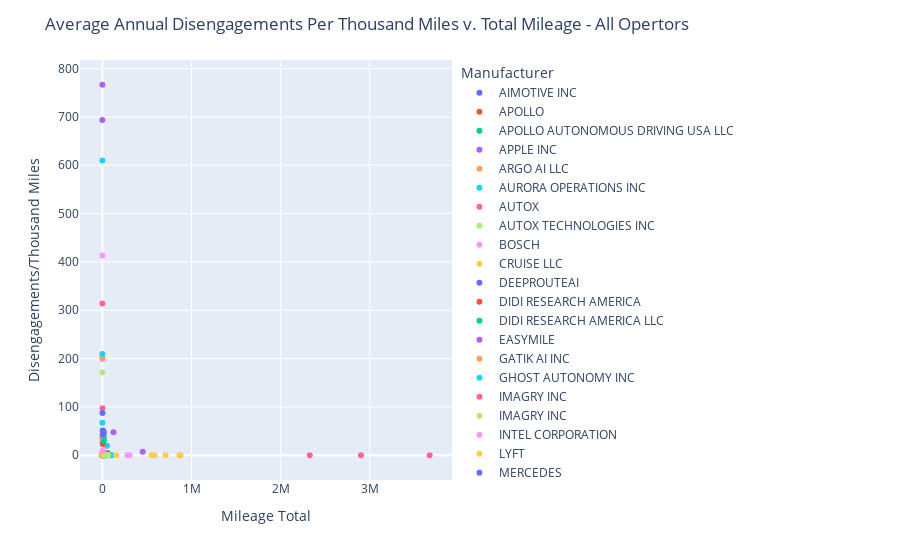
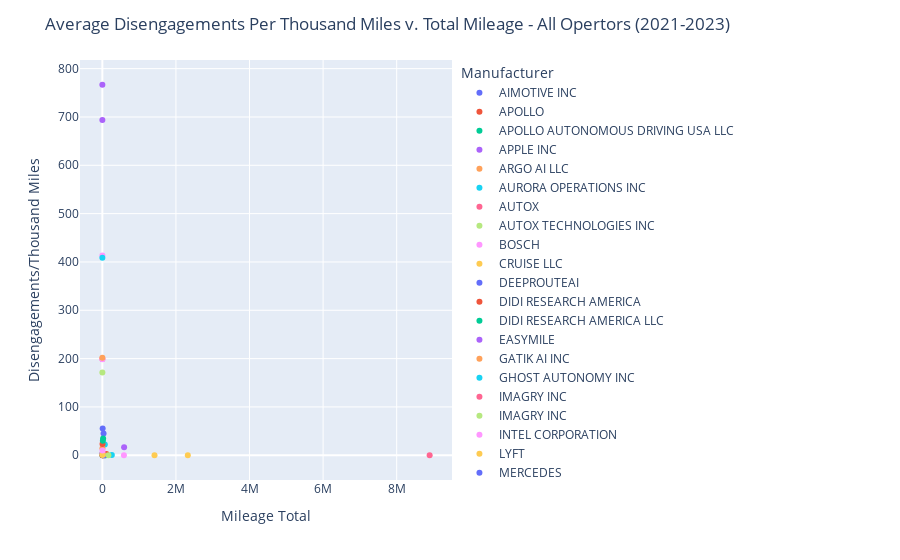

The notebook cell these images were saved under, in order:
### Code cell
### Graphing RATE of dsengagements against total miles
fig = px.scatter(dptm, x="Mileage Total", y="Disengagements/Thousand Miles", color="Manufacturer")
fig.update_layout(title='Average Annual Disengagements Per Thousand Miles v. Total Mileage - All Opertors')
fig.show()

fig = px.scatter(dptm_total, x="Mileage Total", y="Disengagements/Thousand Miles", color="Manufacturer")
fig.update_layout(title='Average Disengagements Per Thousand Miles v. Total Mileage - All Opertors (2021-2023)')

fig.show()

### Figure 1 — Plotly figure (JSON) as saved in the notebook; plotly's stock layout.template omitted (floating-point values rounded to 4 significant figures)
{"data": [{"hovertemplate": "Manufacturer=AIMOTIVE INC<br>Mileage Total=%{x}<br>Disengagements/Thousand Miles=%{y}<extra></extra>", "legendgroup": "AIMOTIVE INC", "marker": {"color": "#636efa", "symbol": "circle"}, "mode": "markers", "name": "AIMOTIVE INC", "orientation": "v", "showlegend": true, "type": "scatter", "x": [2976, 15215, 14880.0], "xaxis": "x", "y": [35.62, 44.69, 47.59], "yaxis": "y"}, {"hovertemplate": "Manufacturer=APOLLO<br>Mileage Total=%{x}<br>Disengagements/Thousand Miles=%{y}<extra></extra>", "legendgroup": "APOLLO", "marker": {"color": "#EF553B", "symbol": "circle"}, "mode": "markers", "name": "APOLLO", "orientation": "v", "showlegend": true, "type": "scatter", "x": [15310.0], "xaxis": "x", "y": [0.1959], "yaxis": "y"}, {"hovertemplate": "Manufacturer=APOLLO AUTONOMOUS DRIVING USA LLC<br>Mileage Total=%{x}<br>Disengagements/Thousand Miles=%{y}<extra></extra>", "legendgroup": "APOLLO AUTONOMOUS DRIVING USA LLC", "marker": {"color": "#00cc96", "symbol": "circle"}, "mode": "markers", "name": "APOLLO AUTONOMOUS DRIVING USA LLC", "orientation": "v", "showlegend": true, "type": "scatter", "x": [1468.0, 2477], "xaxis": "x", "y": [0.6814, 0], "yaxis": "y"}, {"hovertemplate": "Manufacturer=APPLE INC<br>Mileage Total=%{x}<br>Disengagements/Thousand Miles=%{y}<extra></extra>", "legendgroup": "APPLE INC", "marker": {"color": "#ab63fa", "symbol": "circle"}, "mode": "markers", "name": "APPLE INC", "orientation": "v", "showlegend": true, "type": "scatter", "x": [13272, 125100.0, 452700.0], "xaxis": "x", "y": [49.95, 47.82, 7.055], "yaxis": "y"}, {"hovertemplate": "Manufacturer=ARGO AI LLC<br>Mileage Total=%{x}<br>Disengagements/Thousand Miles=%{y}<extra></extra>", "legendgroup": "ARGO AI LLC", "marker": {"color": "#FFA15A", "symbol": "circle"}, "mode": "markers", "name": "ARGO AI LLC", "orientation": "v", "showlegend": true, "type": "scatter", "x": [36730.0, 18640.0], "xaxis": "x", "y": [0.02722, 0.05365], "yaxis": "y"}, {"hovertemplate": "Manufacturer=AURORA OPERATIONS INC<br>Mileage Total=%{x}<br>Disengagements/Thousand Miles=%{y}<extra></extra>", "legendgroup": "AURORA OPERATIONS INC", "marker": {"color": "#19d3f3", "symbol": "circle"}, "mode": "markers", "name": "AURORA OPERATIONS INC", "orientation": "v", "showlegend": true, "type": "scatter", "x": [12650.0, 25.86, 700.3], "xaxis": "x", "y": [0.7116, 0, 67.12], "yaxis": "y"}, {"hovertemplate": "Manufacturer=AUTOX<br>Mileage Total=%{x}<br>Disengagements/Thousand Miles=%{y}<extra></extra>", "legendgroup": "AUTOX", "marker": {"color": "#FF6692", "symbol": "circle"}, "mode": "markers", "name": "AUTOX", "orientation": "v", "showlegend": true, "type": "scatter", "x": [7870], "xaxis": "x", "y": [0], "yaxis": "y"}, {"hovertemplate": "Manufacturer=AUTOX TECHNOLOGIES INC<br>Mileage Total=%{x}<br>Disengagements/Thousand Miles=%{y}<extra></extra>", "legendgroup": "AUTOX TECHNOLOGIES INC", "marker": {"color": "#B6E880", "symbol": "circle"}, "mode": "markers", "name": "AUTOX TECHNOLOGIES INC", "orientation": "v", "showlegend": true, "type": "scatter", "x": [50108, 49314], "xaxis": "x", "y": [0.01996, 0.02028], "yaxis": "y"}, {"hovertemplate": "Manufacturer=BOSCH<br>Mileage Total=%{x}<br>Disengagements/Thousand Miles=%{y}<extra></extra>", "legendgroup": "BOSCH", "marker": {"color": "#FF97FF", "symbol": "circle"}, "mode": "markers", "name": "BOSCH", "orientation": "v", "showlegend": true, "type": "scatter", "x": [759.3], "xaxis": "x", "y": [413.5], "yaxis": "y"}, {"hovertemplate": "Manufacturer=CRUISE LLC<br>Mileage Total=%{x}<br>Disengagements/Thousand Miles=%{y}<extra></extra>", "legendgroup": "CRUISE LLC", "marker": {"color": "#FECB52", "symbol": "circle"}, "mode": "markers", "name": "CRUISE LLC", "orientation": "v", "showlegend": true, "type": "scatter", "x": [876100.0, 863100.0, 583600.0], "xaxis": "x", "y": [0.02397, 0.01043, 0], "yaxis": "y"}, {"hovertemplate": "Manufacturer=DEEPROUTEAI<br>Mileage Total=%{x}<br>Disengagements/Thousand Miles=%{y}<extra></extra>", "legendgroup": "DEEPROUTEAI", "marker": {"color": "#636efa", "symbol": "circle"}, "mode": "markers", "name": "DEEPROUTEAI", "orientation": "v", "showlegend": true, "type": "scatter", "x": [30872, 761], "xaxis": "x", "y": [0.06478, 0], "yaxis": "y"}, {"hovertemplate": "Manufacturer=DIDI RESEARCH AMERICA<br>Mileage Total=%{x}<br>Disengagements/Thousand Miles=%{y}<extra></extra>", "legendgroup": "DIDI RESEARCH AMERICA", "marker": {"color": "#EF553B", "symbol": "circle"}, "mode": "markers", "name": "DIDI RESEARCH AMERICA", "orientation": "v", "showlegend": true, "type": "scatter", "x": [4004.0], "xaxis": "x", "y": [0.2497], "yaxis": "y"}, {"hovertemplate": "Manufacturer=DIDI RESEARCH AMERICA LLC<br>Mileage Total=%{x}<br>Disengagements/Thousand Miles=%{y}<extra></extra>", "legendgroup": "DIDI RESEARCH AMERICA LLC", "marker": {"color": "#00cc96", "symbol": "circle"}, "mode": "markers", "name": "DIDI RESEARCH AMERICA LLC", "orientation": "v", "showlegend": true, "type": "scatter", "x": [40740.0, 38270.0], "xaxis": "x", "y": [0.02454, 0.05227], "yaxis": "y"}, {"hovertemplate": "Manufacturer=EASYMILE<br>Mileage Total=%{x}<br>Disengagements/Thousand Miles=%{y}<extra></extra>", "legendgroup": "EASYMILE", "marker": {"color": "#ab63fa", "symbol": "circle"}, "mode": "markers", "name": "EASYMILE", "orientation": "v", "showlegend": true, "type": "scatter", "x": [320], "xaxis": "x", "y": [693.8], "yaxis": "y"}, {"hovertemplate": "Manufacturer=GATIK AI INC<br>Mileage Total=%{x}<br>Disengagements/Thousand Miles=%{y}<extra></extra>", "legendgroup": "GATIK AI INC", "marker": {"color": "#FFA15A", "symbol": "circle"}, "mode": "markers", "name": "GATIK AI INC", "orientation": "v", "showlegend": true, "type": "scatter", "x": [1924, 1016, 634], "xaxis": "x", "y": [3.119, 2.953, 3.155], "yaxis": "y"}, {"hovertemplate": "Manufacturer=GHOST AUTONOMY INC<br>Mileage Total=%{x}<br>Disengagements/Thousand Miles=%{y}<extra></extra>", "legendgroup": "GHOST AUTONOMY INC", "marker": {"color": "#19d3f3", "symbol": "circle"}, "mode": "markers", "name": "GHOST AUTONOMY INC", "orientation": "v", "showlegend": true, "type": "scatter", "x": [14560.0, 52770.0], "xaxis": "x", "y": [30.77, 19.59], "yaxis": "y"}, {"hovertemplate": "Manufacturer=IMAGRY INC<br>Mileage Total=%{x}<br>Disengagements/Thousand Miles=%{y}<extra></extra>", "legendgroup": "IMAGRY INC", "marker": {"color": "#FF6692", "symbol": "circle"}, "mode": "markers", "name": "IMAGRY INC", "orientation": "v", "showlegend": true, "type": "scatter", "x": [731.2, 650.1], "xaxis": "x", "y": [97.09, 313.8], "yaxis": "y"}, {"hovertemplate": "Manufacturer=IMAGRY INC <br>Mileage Total=%{x}<br>Disengagements/Thousand Miles=%{y}<extra></extra>", "legendgroup": "IMAGRY INC ", "marker": {"color": "#B6E880", "symbol": "circle"}, "mode": "markers", "name": "IMAGRY INC ", "orientation": "v", "showlegend": true, "type": "scatter", "x": [723.6], "xaxis": "x", "y": [171.4], "yaxis": "y"}, {"hovertemplate": "Manufacturer=INTEL CORPORATION<br>Mileage Total=%{x}<br>Disengagements/Thousand Miles=%{y}<extra></extra>", "legendgroup": "INTEL CORPORATION", "marker": {"color": "#FF97FF", "symbol": "circle"}, "mode": "markers", "name": "INTEL CORPORATION", "orientation": "v", "showlegend": true, "type": "scatter", "x": [781], "xaxis": "x", "y": [198.5], "yaxis": "y"}, {"hovertemplate": "Manufacturer=LYFT<br>Mileage Total=%{x}<br>Disengagements/Thousand Miles=%{y}<extra></extra>", "legendgroup": "LYFT", "marker": {"color": "#FECB52", "symbol": "circle"}, "mode": "markers", "name": "LYFT", "orientation": "v", "showlegend": true, "type": "scatter", "x": [11200.0], "xaxis": "x", "y": [2.054], "yaxis": "y"}, {"hovertemplate": "Manufacturer=MERCEDES<br>Mileage Total=%{x}<br>Disengagements/Thousand Miles=%{y}<extra></extra>", "legendgroup": "MERCEDES", "marker": {"color": "#636efa", "symbol": "circle"}, "mode": "markers", "name": "MERCEDES", "orientation": "v", "showlegend": true, "type": "scatter", "x": [58340.0], "xaxis": "x", "y": [0], "yaxis": "y"}, {"hovertemplate": "Manufacturer=MERCEDES-BENZ RESEARCH & DEVELOPMENT NORTH AMERICA INC<br>Mileage Total=%{x}<br>Disengagements/Thousand Miles=%{y}<extra></extra>", "legendgroup": "MERCEDES-BENZ RESEARCH & DEVELOPMENT NORTH AMERICA INC", "marker": {"color": "#EF553B", "symbol": "circle"}, "mode": "markers", "name": "MERCEDES-BENZ RESEARCH & DEVELOPMENT NORTH AMERICA INC", "orientation": "v", "showlegend": true, "type": "scatter", "x": [58613, 52980.0], "xaxis": "x", "y": [4.641, 0.7173], "yaxis": "y"}, {"hovertemplate": "Manufacturer=MOTIONAL AD INC<br>Mileage Total=%{x}<br>Disengagements/Thousand Miles=%{y}<extra></extra>", "legendgroup": "MOTIONAL AD INC", "marker": {"color": "#00cc96", "symbol": "circle"}, "mode": "markers", "name": "MOTIONAL AD INC", "orientation": "v", "showlegend": true, "type": "scatter", "x": [4939.0, 16210.0], "xaxis": "x", "y": [27.33, 36.57], "yaxis": "y"}, {"hovertemplate": "Manufacturer=NISSAN<br>Mileage Total=%{x}<br>Disengagements/Thousand Miles=%{y}<extra></extra>", "legendgroup": "NISSAN", "marker": {"color": "#ab63fa", "symbol": "circle"}, "mode": "markers", "name": "NISSAN", "orientation": "v", "showlegend": true, "type": "scatter", "x": [4825], "xaxis": "x", "y": [3.523], "yaxis": "y"}, {"hovertemplate": "Manufacturer=NISSAN NORTH AMERICA INC DBA ALLIANCE INNOVATION LAB<br>Mileage Total=%{x}<br>Disengagements/Thousand Miles=%{y}<extra></extra>", "legendgroup": "NISSAN NORTH AMERICA INC DBA ALLIANCE INNOVATION LAB", "marker": {"color": "#FFA15A", "symbol": "circle"}, "mode": "markers", "name": "NISSAN NORTH AMERICA INC DBA ALLIANCE INNOVATION LAB", "orientation": "v", "showlegend": true, "type": "scatter", "x": [508, 1194.0], "xaxis": "x", "y": [33.46, 6.699], "yaxis": "y"}, {"hovertemplate": "Manufacturer=NURO INC<br>Mileage Total=%{x}<br>Disengagements/Thousand Miles=%{y}<extra></extra>", "legendgroup": "NURO INC", "marker": {"color": "#19d3f3", "symbol": "circle"}, "mode": "markers", "name": "NURO INC", "orientation": "v", "showlegend": true, "type": "scatter", "x": [59100.0, 94980.0, 104000.0], "xaxis": "x", "y": [0.3892, 0.1579, 0.4519], "yaxis": "y"}, {"hovertemplate": "Manufacturer=NVIDIA<br>Mileage Total=%{x}<br>Disengagements/Thousand Miles=%{y}<extra></extra>", "legendgroup": "NVIDIA", "marker": {"color": "#FF6692", "symbol": "circle"}, "mode": "markers", "name": "NVIDIA", "orientation": "v", "showlegend": true, "type": "scatter", "x": [28004], "xaxis": "x", "y": [2.928], "yaxis": "y"}, {"hovertemplate": "Manufacturer=NVIDIA CORPORATION<br>Mileage Total=%{x}<br>Disengagements/Thousand Miles=%{y}<extra></extra>", "legendgroup": "NVIDIA CORPORATION", "marker": {"color": "#B6E880", "symbol": "circle"}, "mode": "markers", "name": "NVIDIA CORPORATION", "orientation": "v", "showlegend": true, "type": "scatter", "x": [7169.0], "xaxis": "x", "y": [0.9764], "yaxis": "y"}, {"hovertemplate": "Manufacturer=PONYAI INC<br>Mileage Total=%{x}<br>Disengagements/Thousand Miles=%{y}<extra></extra>", "legendgroup": "PONYAI INC", "marker": {"color": "#FF97FF", "symbol": "circle"}, "mode": "markers", "name": "PONYAI INC", "orientation": "v", "showlegend": true, "type": "scatter", "x": [305600.0, 280412], "xaxis": "x", "y": [0.06871, 0.07132], "yaxis": "y"}, {"hovertemplate": "Manufacturer=QCRAFT INC<br>Mileage Total=%{x}<br>Disengagements/Thousand Miles=%{y}<extra></extra>", "legendgroup": "QCRAFT INC", "marker": {"color": "#FECB52", "symbol": "circle"}, "mode": "markers", "name": "QCRAFT INC", "orientation": "v", "showlegend": true, "type": "scatter", "x": [6320, 2589], "xaxis": "x", "y": [0.7911, 1.159], "yaxis": "y"}, {"hovertemplate": "Manufacturer=QUALCOMM TECHNOLOGIES INC<br>Mileage Total=%{x}<br>Disengagements/Thousand Miles=%{y}<extra></extra>", "legendgroup": "QUALCOMM TECHNOLOGIES INC", "marker": {"color": "#636efa", "symbol": "circle"}, "mode": "markers", "name": "QUALCOMM TECHNOLOGIES INC", "orientation": "v", "showlegend": true, "type": "scatter", "x": [1635, 3017, 3837], "xaxis": "x", "y": [87.46, 42.43, 51.34], "yaxis": "y"}, {"hovertemplate": "Manufacturer=TOYOTA RESEARCH INSTITUTE<br>Mileage Total=%{x}<br>Disengagements/Thousand Miles=%{y}<extra></extra>", "legendgroup": "TOYOTA RESEARCH INSTITUTE", "marker": {"color": "#EF553B", "symbol": "circle"}, "mode": "markers", "name": "TOYOTA RESEARCH INSTITUTE", "orientation": "v", "showlegend": true, "type": "scatter", "x": [4774], "xaxis": "x", "y": [23.46], "yaxis": "y"}, {"hovertemplate": "Manufacturer=TOYOTA RESEARCH INSTITUTE INC<br>Mileage Total=%{x}<br>Disengagements/Thousand Miles=%{y}<extra></extra>", "legendgroup": "TOYOTA RESEARCH INSTITUTE INC", "marker": {"color": "#00cc96", "symbol": "circle"}, "mode": "markers", "name": "TOYOTA RESEARCH INSTITUTE INC", "orientation": "v", "showlegend": true, "type": "scatter", "x": [13959], "xaxis": "x", "y": [30.02], "yaxis": "y"}, {"hovertemplate": "Manufacturer=UDELV INC<br>Mileage Total=%{x}<br>Disengagements/Thousand Miles=%{y}<extra></extra>", "legendgroup": "UDELV INC", "marker": {"color": "#ab63fa", "symbol": "circle"}, "mode": "markers", "name": "UDELV INC", "orientation": "v", "showlegend": true, "type": "scatter", "x": [60], "xaxis": "x", "y": [766.7], "yaxis": "y"}, {"hovertemplate": "Manufacturer=VALEO NORTH AMERICA<br>Mileage Total=%{x}<br>Disengagements/Thousand Miles=%{y}<extra></extra>", "legendgroup": "VALEO NORTH AMERICA", "marker": {"color": "#FFA15A", "symbol": "circle"}, "mode": "markers", "name": "VALEO NORTH AMERICA", "orientation": "v", "showlegend": true, "type": "scatter", "x": [104], "xaxis": "x", "y": [201.9], "yaxis": "y"}, {"hovertemplate": "Manufacturer=VALEO NORTH AMERICA INC<br>Mileage Total=%{x}<br>Disengagements/Thousand Miles=%{y}<extra></extra>", "legendgroup": "VALEO NORTH AMERICA INC", "marker": {"color": "#19d3f3", "symbol": "circle"}, "mode": "markers", "name": "VALEO NORTH AMERICA INC", "orientation": "v", "showlegend": true, "type": "scatter", "x": [336, 339], "xaxis": "x", "y": [610.1, 209.4], "yaxis": "y"}, {"hovertemplate": "Manufacturer=WAYMO LLC<br>Mileage Total=%{x}<br>Disengagements/Thousand Miles=%{y}<extra></extra>", "legendgroup": "WAYMO LLC", "marker": {"color": "#FF6692", "symbol": "circle"}, "mode": "markers", "name": "WAYMO LLC", "orientation": "v", "showlegend": true, "type": "scatter", "x": [2326000.0, 2900000.0, 3670000.0], "xaxis": "x", "y": [0.1255, 0.05862, 0.05777], "yaxis": "y"}, {"hovertemplate": "Manufacturer=WERIDE CORP<br>Mileage Total=%{x}<br>Disengagements/Thousand Miles=%{y}<extra></extra>", "legendgroup": "WERIDE CORP", "marker": {"color": "#B6E880", "symbol": "circle"}, "mode": "markers", "name": "WERIDE CORP", "orientation": "v", "showlegend": true, "type": "scatter", "x": [57970.0, 64560.0, 42380.0], "xaxis": "x", "y": [0.05175, 0.04647, 0.04719], "yaxis": "y"}, {"hovertemplate": "Manufacturer=WOVEN BY TOYOTA US INC<br>Mileage Total=%{x}<br>Disengagements/Thousand Miles=%{y}<extra></extra>", "legendgroup": "WOVEN BY TOYOTA US INC", "marker": {"color": "#FF97FF", "symbol": "circle"}, "mode": "markers", "name": "WOVEN BY TOYOTA US INC", "orientation": "v", "showlegend": true, "type": "scatter", "x": [4194], "xaxis": "x", "y": [10.01], "yaxis": "y"}, {"hovertemplate": "Manufacturer=ZOOX INC<br>Mileage Total=%{x}<br>Disengagements/Thousand Miles=%{y}<extra></extra>", "legendgroup": "ZOOX INC", "marker": {"color": "#FECB52", "symbol": "circle"}, "mode": "markers", "name": "ZOOX INC", "orientation": "v", "showlegend": true, "type": "scatter", "x": [155125, 552133, 710400.0], "xaxis": "x", "y": [0.1354, 0.03803, 0.005631], "yaxis": "y"}], "layout": {"legend": {"title": {"text": "Manufacturer"}, "tracegroupgap": 0}, "margin": {"t": 60}, "title": {"text": "Average Annual Disengagements Per Thousand Miles v. Total Mileage - All Opertors"}, "xaxis": {"anchor": "y", "domain": [0, 1], "title": {"text": "Mileage Total"}}, "yaxis": {"anchor": "x", "domain": [0, 1], "title": {"text": "Disengagements/Thousand Miles"}}}}

### Figure 2 — Plotly figure (JSON) as saved in the notebook; plotly's stock layout.template omitted (floating-point values rounded to 4 significant figures)
{"data": [{"hovertemplate": "Manufacturer=AIMOTIVE INC<br>Mileage Total=%{x}<br>Disengagements/Thousand Miles=%{y}<extra></extra>", "legendgroup": "AIMOTIVE INC", "marker": {"color": "#636efa", "symbol": "circle"}, "mode": "markers", "name": "AIMOTIVE INC", "orientation": "v", "showlegend": true, "type": "scatter", "x": [33070.0], "xaxis": "x", "y": [45.18], "yaxis": "y"}, {"hovertemplate": "Manufacturer=APOLLO<br>Mileage Total=%{x}<br>Disengagements/Thousand Miles=%{y}<extra></extra>", "legendgroup": "APOLLO", "marker": {"color": "#EF553B", "symbol": "circle"}, "mode": "markers", "name": "APOLLO", "orientation": "v", "showlegend": true, "type": "scatter", "x": [15310.0], "xaxis": "x", "y": [0.1959], "yaxis": "y"}, {"hovertemplate": "Manufacturer=APOLLO AUTONOMOUS DRIVING USA LLC<br>Mileage Total=%{x}<br>Disengagements/Thousand Miles=%{y}<extra></extra>", "legendgroup": "APOLLO AUTONOMOUS DRIVING USA LLC", "marker": {"color": "#00cc96", "symbol": "circle"}, "mode": "markers", "name": "APOLLO AUTONOMOUS DRIVING USA LLC", "orientation": "v", "showlegend": true, "type": "scatter", "x": [3944.0], "xaxis": "x", "y": [0.2535], "yaxis": "y"}, {"hovertemplate": "Manufacturer=APPLE INC<br>Mileage Total=%{x}<br>Disengagements/Thousand Miles=%{y}<extra></extra>", "legendgroup": "APPLE INC", "marker": {"color": "#ab63fa", "symbol": "circle"}, "mode": "markers", "name": "APPLE INC", "orientation": "v", "showlegend": true, "type": "scatter", "x": [591100.0], "xaxis": "x", "y": [16.64], "yaxis": "y"}, {"hovertemplate": "Manufacturer=ARGO AI LLC<br>Mileage Total=%{x}<br>Disengagements/Thousand Miles=%{y}<extra></extra>", "legendgroup": "ARGO AI LLC", "marker": {"color": "#FFA15A", "symbol": "circle"}, "mode": "markers", "name": "ARGO AI LLC", "orientation": "v", "showlegend": true, "type": "scatter", "x": [55370.0], "xaxis": "x", "y": [0.03612], "yaxis": "y"}, {"hovertemplate": "Manufacturer=AURORA OPERATIONS INC<br>Mileage Total=%{x}<br>Disengagements/Thousand Miles=%{y}<extra></extra>", "legendgroup": "AURORA OPERATIONS INC", "marker": {"color": "#19d3f3", "symbol": "circle"}, "mode": "markers", "name": "AURORA OPERATIONS INC", "orientation": "v", "showlegend": true, "type": "scatter", "x": [13370.0], "xaxis": "x", "y": [4.187], "yaxis": "y"}, {"hovertemplate": "Manufacturer=AUTOX<br>Mileage Total=%{x}<br>Disengagements/Thousand Miles=%{y}<extra></extra>", "legendgroup": "AUTOX", "marker": {"color": "#FF6692", "symbol": "circle"}, "mode": "markers", "name": "AUTOX", "orientation": "v", "showlegend": true, "type": "scatter", "x": [7870], "xaxis": "x", "y": [0], "yaxis": "y"}, {"hovertemplate": "Manufacturer=AUTOX TECHNOLOGIES INC<br>Mileage Total=%{x}<br>Disengagements/Thousand Miles=%{y}<extra></extra>", "legendgroup": "AUTOX TECHNOLOGIES INC", "marker": {"color": "#B6E880", "symbol": "circle"}, "mode": "markers", "name": "AUTOX TECHNOLOGIES INC", "orientation": "v", "showlegend": true, "type": "scatter", "x": [99422], "xaxis": "x", "y": [0.02012], "yaxis": "y"}, {"hovertemplate": "Manufacturer=BOSCH<br>Mileage Total=%{x}<br>Disengagements/Thousand Miles=%{y}<extra></extra>", "legendgroup": "BOSCH", "marker": {"color": "#FF97FF", "symbol": "circle"}, "mode": "markers", "name": "BOSCH", "orientation": "v", "showlegend": true, "type": "scatter", "x": [759.3], "xaxis": "x", "y": [413.5], "yaxis": "y"}, {"hovertemplate": "Manufacturer=CRUISE LLC<br>Mileage Total=%{x}<br>Disengagements/Thousand Miles=%{y}<extra></extra>", "legendgroup": "CRUISE LLC", "marker": {"color": "#FECB52", "symbol": "circle"}, "mode": "markers", "name": "CRUISE LLC", "orientation": "v", "showlegend": true, "type": "scatter", "x": [2323000.0], "xaxis": "x", "y": [0.01292], "yaxis": "y"}, {"hovertemplate": "Manufacturer=DEEPROUTEAI<br>Mileage Total=%{x}<br>Disengagements/Thousand Miles=%{y}<extra></extra>", "legendgroup": "DEEPROUTEAI", "marker": {"color": "#636efa", "symbol": "circle"}, "mode": "markers", "name": "DEEPROUTEAI", "orientation": "v", "showlegend": true, "type": "scatter", "x": [31633], "xaxis": "x", "y": [0.06323], "yaxis": "y"}, {"hovertemplate": "Manufacturer=DIDI RESEARCH AMERICA<br>Mileage Total=%{x}<br>Disengagements/Thousand Miles=%{y}<extra></extra>", "legendgroup": "DIDI RESEARCH AMERICA", "marker": {"color": "#EF553B", "symbol": "circle"}, "mode": "markers", "name": "DIDI RESEARCH AMERICA", "orientation": "v", "showlegend": true, "type": "scatter", "x": [4004.0], "xaxis": "x", "y": [0.2497], "yaxis": "y"}, {"hovertemplate": "Manufacturer=DIDI RESEARCH AMERICA LLC<br>Mileage Total=%{x}<br>Disengagements/Thousand Miles=%{y}<extra></extra>", "legendgroup": "DIDI RESEARCH AMERICA LLC", "marker": {"color": "#00cc96", "symbol": "circle"}, "mode": "markers", "name": "DIDI RESEARCH AMERICA LLC", "orientation": "v", "showlegend": true, "type": "scatter", "x": [79010.0], "xaxis": "x", "y": [0.03797], "yaxis": "y"}, {"hovertemplate": "Manufacturer=EASYMILE<br>Mileage Total=%{x}<br>Disengagements/Thousand Miles=%{y}<extra></extra>", "legendgroup": "EASYMILE", "marker": {"color": "#ab63fa", "symbol": "circle"}, "mode": "markers", "name": "EASYMILE", "orientation": "v", "showlegend": true, "type": "scatter", "x": [320], "xaxis": "x", "y": [693.8], "yaxis": "y"}, {"hovertemplate": "Manufacturer=GATIK AI INC<br>Mileage Total=%{x}<br>Disengagements/Thousand Miles=%{y}<extra></extra>", "legendgroup": "GATIK AI INC", "marker": {"color": "#FFA15A", "symbol": "circle"}, "mode": "markers", "name": "GATIK AI INC", "orientation": "v", "showlegend": true, "type": "scatter", "x": [3574], "xaxis": "x", "y": [3.078], "yaxis": "y"}, {"hovertemplate": "Manufacturer=GHOST AUTONOMY INC<br>Mileage Total=%{x}<br>Disengagements/Thousand Miles=%{y}<extra></extra>", "legendgroup": "GHOST AUTONOMY INC", "marker": {"color": "#19d3f3", "symbol": "circle"}, "mode": "markers", "name": "GHOST AUTONOMY INC", "orientation": "v", "showlegend": true, "type": "scatter", "x": [67330.0], "xaxis": "x", "y": [22.01], "yaxis": "y"}, {"hovertemplate": "Manufacturer=IMAGRY INC<br>Mileage Total=%{x}<br>Disengagements/Thousand Miles=%{y}<extra></extra>", "legendgroup": "IMAGRY INC", "marker": {"color": "#FF6692", "symbol": "circle"}, "mode": "markers", "name": "IMAGRY INC", "orientation": "v", "showlegend": true, "type": "scatter", "x": [1381.0], "xaxis": "x", "y": [199.1], "yaxis": "y"}, {"hovertemplate": "Manufacturer=IMAGRY INC <br>Mileage Total=%{x}<br>Disengagements/Thousand Miles=%{y}<extra></extra>", "legendgroup": "IMAGRY INC ", "marker": {"color": "#B6E880", "symbol": "circle"}, "mode": "markers", "name": "IMAGRY INC ", "orientation": "v", "showlegend": true, "type": "scatter", "x": [723.6], "xaxis": "x", "y": [171.4], "yaxis": "y"}, {"hovertemplate": "Manufacturer=INTEL CORPORATION<br>Mileage Total=%{x}<br>Disengagements/Thousand Miles=%{y}<extra></extra>", "legendgroup": "INTEL CORPORATION", "marker": {"color": "#FF97FF", "symbol": "circle"}, "mode": "markers", "name": "INTEL CORPORATION", "orientation": "v", "showlegend": true, "type": "scatter", "x": [781], "xaxis": "x", "y": [198.5], "yaxis": "y"}, {"hovertemplate": "Manufacturer=LYFT<br>Mileage Total=%{x}<br>Disengagements/Thousand Miles=%{y}<extra></extra>", "legendgroup": "LYFT", "marker": {"color": "#FECB52", "symbol": "circle"}, "mode": "markers", "name": "LYFT", "orientation": "v", "showlegend": true, "type": "scatter", "x": [11200.0], "xaxis": "x", "y": [2.054], "yaxis": "y"}, {"hovertemplate": "Manufacturer=MERCEDES<br>Mileage Total=%{x}<br>Disengagements/Thousand Miles=%{y}<extra></extra>", "legendgroup": "MERCEDES", "marker": {"color": "#636efa", "symbol": "circle"}, "mode": "markers", "name": "MERCEDES", "orientation": "v", "showlegend": true, "type": "scatter", "x": [58340.0], "xaxis": "x", "y": [0], "yaxis": "y"}, {"hovertemplate": "Manufacturer=MERCEDES-BENZ RESEARCH & DEVELOPMENT NORTH AMERICA INC<br>Mileage Total=%{x}<br>Disengagements/Thousand Miles=%{y}<extra></extra>", "legendgroup": "MERCEDES-BENZ RESEARCH & DEVELOPMENT NORTH AMERICA INC", "marker": {"color": "#EF553B", "symbol": "circle"}, "mode": "markers", "name": "MERCEDES-BENZ RESEARCH & DEVELOPMENT NORTH AMERICA INC", "orientation": "v", "showlegend": true, "type": "scatter", "x": [111600.0], "xaxis": "x", "y": [2.778], "yaxis": "y"}, {"hovertemplate": "Manufacturer=MOTIONAL AD INC<br>Mileage Total=%{x}<br>Disengagements/Thousand Miles=%{y}<extra></extra>", "legendgroup": "MOTIONAL AD INC", "marker": {"color": "#00cc96", "symbol": "circle"}, "mode": "markers", "name": "MOTIONAL AD INC", "orientation": "v", "showlegend": true, "type": "scatter", "x": [21150.0], "xaxis": "x", "y": [34.42], "yaxis": "y"}, {"hovertemplate": "Manufacturer=NISSAN<br>Mileage Total=%{x}<br>Disengagements/Thousand Miles=%{y}<extra></extra>", "legendgroup": "NISSAN", "marker": {"color": "#ab63fa", "symbol": "circle"}, "mode": "markers", "name": "NISSAN", "orientation": "v", "showlegend": true, "type": "scatter", "x": [4825], "xaxis": "x", "y": [3.523], "yaxis": "y"}, {"hovertemplate": "Manufacturer=NISSAN NORTH AMERICA INC DBA ALLIANCE INNOVATION LAB<br>Mileage Total=%{x}<br>Disengagements/Thousand Miles=%{y}<extra></extra>", "legendgroup": "NISSAN NORTH AMERICA INC DBA ALLIANCE INNOVATION LAB", "marker": {"color": "#FFA15A", "symbol": "circle"}, "mode": "markers", "name": "NISSAN NORTH AMERICA INC DBA ALLIANCE INNOVATION LAB", "orientation": "v", "showlegend": true, "type": "scatter", "x": [1702.0], "xaxis": "x", "y": [14.69], "yaxis": "y"}, {"hovertemplate": "Manufacturer=NURO INC<br>Mileage Total=%{x}<br>Disengagements/Thousand Miles=%{y}<extra></extra>", "legendgroup": "NURO INC", "marker": {"color": "#19d3f3", "symbol": "circle"}, "mode": "markers", "name": "NURO INC", "orientation": "v", "showlegend": true, "type": "scatter", "x": [258100.0], "xaxis": "x", "y": [0.3293], "yaxis": "y"}, {"hovertemplate": "Manufacturer=NVIDIA<br>Mileage Total=%{x}<br>Disengagements/Thousand Miles=%{y}<extra></extra>", "legendgroup": "NVIDIA", "marker": {"color": "#FF6692", "symbol": "circle"}, "mode": "markers", "name": "NVIDIA", "orientation": "v", "showlegend": true, "type": "scatter", "x": [28004], "xaxis": "x", "y": [2.928], "yaxis": "y"}, {"hovertemplate": "Manufacturer=NVIDIA CORPORATION<br>Mileage Total=%{x}<br>Disengagements/Thousand Miles=%{y}<extra></extra>", "legendgroup": "NVIDIA CORPORATION", "marker": {"color": "#B6E880", "symbol": "circle"}, "mode": "markers", "name": "NVIDIA CORPORATION", "orientation": "v", "showlegend": true, "type": "scatter", "x": [7169.0], "xaxis": "x", "y": [0.9764], "yaxis": "y"}, {"hovertemplate": "Manufacturer=PONYAI INC<br>Mileage Total=%{x}<br>Disengagements/Thousand Miles=%{y}<extra></extra>", "legendgroup": "PONYAI INC", "marker": {"color": "#FF97FF", "symbol": "circle"}, "mode": "markers", "name": "PONYAI INC", "orientation": "v", "showlegend": true, "type": "scatter", "x": [586000.0], "xaxis": "x", "y": [0.06996], "yaxis": "y"}, {"hovertemplate": "Manufacturer=QCRAFT INC<br>Mileage Total=%{x}<br>Disengagements/Thousand Miles=%{y}<extra></extra>", "legendgroup": "QCRAFT INC", "marker": {"color": "#FECB52", "symbol": "circle"}, "mode": "markers", "name": "QCRAFT INC", "orientation": "v", "showlegend": true, "type": "scatter", "x": [8909], "xaxis": "x", "y": [0.898], "yaxis": "y"}, {"hovertemplate": "Manufacturer=QUALCOMM TECHNOLOGIES INC<br>Mileage Total=%{x}<br>Disengagements/Thousand Miles=%{y}<extra></extra>", "legendgroup": "QUALCOMM TECHNOLOGIES INC", "marker": {"color": "#636efa", "symbol": "circle"}, "mode": "markers", "name": "QUALCOMM TECHNOLOGIES INC", "orientation": "v", "showlegend": true, "type": "scatter", "x": [8489], "xaxis": "x", "y": [55.13], "yaxis": "y"}, {"hovertemplate": "Manufacturer=TOYOTA RESEARCH INSTITUTE<br>Mileage Total=%{x}<br>Disengagements/Thousand Miles=%{y}<extra></extra>", "legendgroup": "TOYOTA RESEARCH INSTITUTE", "marker": {"color": "#EF553B", "symbol": "circle"}, "mode": "markers", "name": "TOYOTA RESEARCH INSTITUTE", "orientation": "v", "showlegend": true, "type": "scatter", "x": [4774], "xaxis": "x", "y": [23.46], "yaxis": "y"}, {"hovertemplate": "Manufacturer=TOYOTA RESEARCH INSTITUTE INC<br>Mileage Total=%{x}<br>Disengagements/Thousand Miles=%{y}<extra></extra>", "legendgroup": "TOYOTA RESEARCH INSTITUTE INC", "marker": {"color": "#00cc96", "symbol": "circle"}, "mode": "markers", "name": "TOYOTA RESEARCH INSTITUTE INC", "orientation": "v", "showlegend": true, "type": "scatter", "x": [13959], "xaxis": "x", "y": [30.02], "yaxis": "y"}, {"hovertemplate": "Manufacturer=UDELV INC<br>Mileage Total=%{x}<br>Disengagements/Thousand Miles=%{y}<extra></extra>", "legendgroup": "UDELV INC", "marker": {"color": "#ab63fa", "symbol": "circle"}, "mode": "markers", "name": "UDELV INC", "orientation": "v", "showlegend": true, "type": "scatter", "x": [60], "xaxis": "x", "y": [766.7], "yaxis": "y"}, {"hovertemplate": "Manufacturer=VALEO NORTH AMERICA<br>Mileage Total=%{x}<br>Disengagements/Thousand Miles=%{y}<extra></extra>", "legendgroup": "VALEO NORTH AMERICA", "marker": {"color": "#FFA15A", "symbol": "circle"}, "mode": "markers", "name": "VALEO NORTH AMERICA", "orientation": "v", "showlegend": true, "type": "scatter", "x": [104], "xaxis": "x", "y": [201.9], "yaxis": "y"}, {"hovertemplate": "Manufacturer=VALEO NORTH AMERICA INC<br>Mileage Total=%{x}<br>Disengagements/Thousand Miles=%{y}<extra></extra>", "legendgroup": "VALEO NORTH AMERICA INC", "marker": {"color": "#19d3f3", "symbol": "circle"}, "mode": "markers", "name": "VALEO NORTH AMERICA INC", "orientation": "v", "showlegend": true, "type": "scatter", "x": [675], "xaxis": "x", "y": [408.9], "yaxis": "y"}, {"hovertemplate": "Manufacturer=WAYMO LLC<br>Mileage Total=%{x}<br>Disengagements/Thousand Miles=%{y}<extra></extra>", "legendgroup": "WAYMO LLC", "marker": {"color": "#FF6692", "symbol": "circle"}, "mode": "markers", "name": "WAYMO LLC", "orientation": "v", "showlegend": true, "type": "scatter", "x": [8896000.0], "xaxis": "x", "y": [0.07576], "yaxis": "y"}, {"hovertemplate": "Manufacturer=WERIDE CORP<br>Mileage Total=%{x}<br>Disengagements/Thousand Miles=%{y}<extra></extra>", "legendgroup": "WERIDE CORP", "marker": {"color": "#B6E880", "symbol": "circle"}, "mode": "markers", "name": "WERIDE CORP", "orientation": "v", "showlegend": true, "type": "scatter", "x": [164900.0], "xaxis": "x", "y": [0.04851], "yaxis": "y"}, {"hovertemplate": "Manufacturer=WOVEN BY TOYOTA US INC<br>Mileage Total=%{x}<br>Disengagements/Thousand Miles=%{y}<extra></extra>", "legendgroup": "WOVEN BY TOYOTA US INC", "marker": {"color": "#FF97FF", "symbol": "circle"}, "mode": "markers", "name": "WOVEN BY TOYOTA US INC", "orientation": "v", "showlegend": true, "type": "scatter", "x": [4194], "xaxis": "x", "y": [10.01], "yaxis": "y"}, {"hovertemplate": "Manufacturer=ZOOX INC<br>Mileage Total=%{x}<br>Disengagements/Thousand Miles=%{y}<extra></extra>", "legendgroup": "ZOOX INC", "marker": {"color": "#FECB52", "symbol": "circle"}, "mode": "markers", "name": "ZOOX INC", "orientation": "v", "showlegend": true, "type": "scatter", "x": [1418000.0], "xaxis": "x", "y": [0.03245], "yaxis": "y"}], "layout": {"legend": {"title": {"text": "Manufacturer"}, "tracegroupgap": 0}, "margin": {"t": 60}, "title": {"text": "Average Disengagements Per Thousand Miles v. Total Mileage - All Opertors (2021-2023)"}, "xaxis": {"anchor": "y", "domain": [0, 1], "title": {"text": "Mileage Total"}}, "yaxis": {"anchor": "x", "domain": [0, 1], "title": {"text": "Disengagements/Thousand Miles"}}}}
